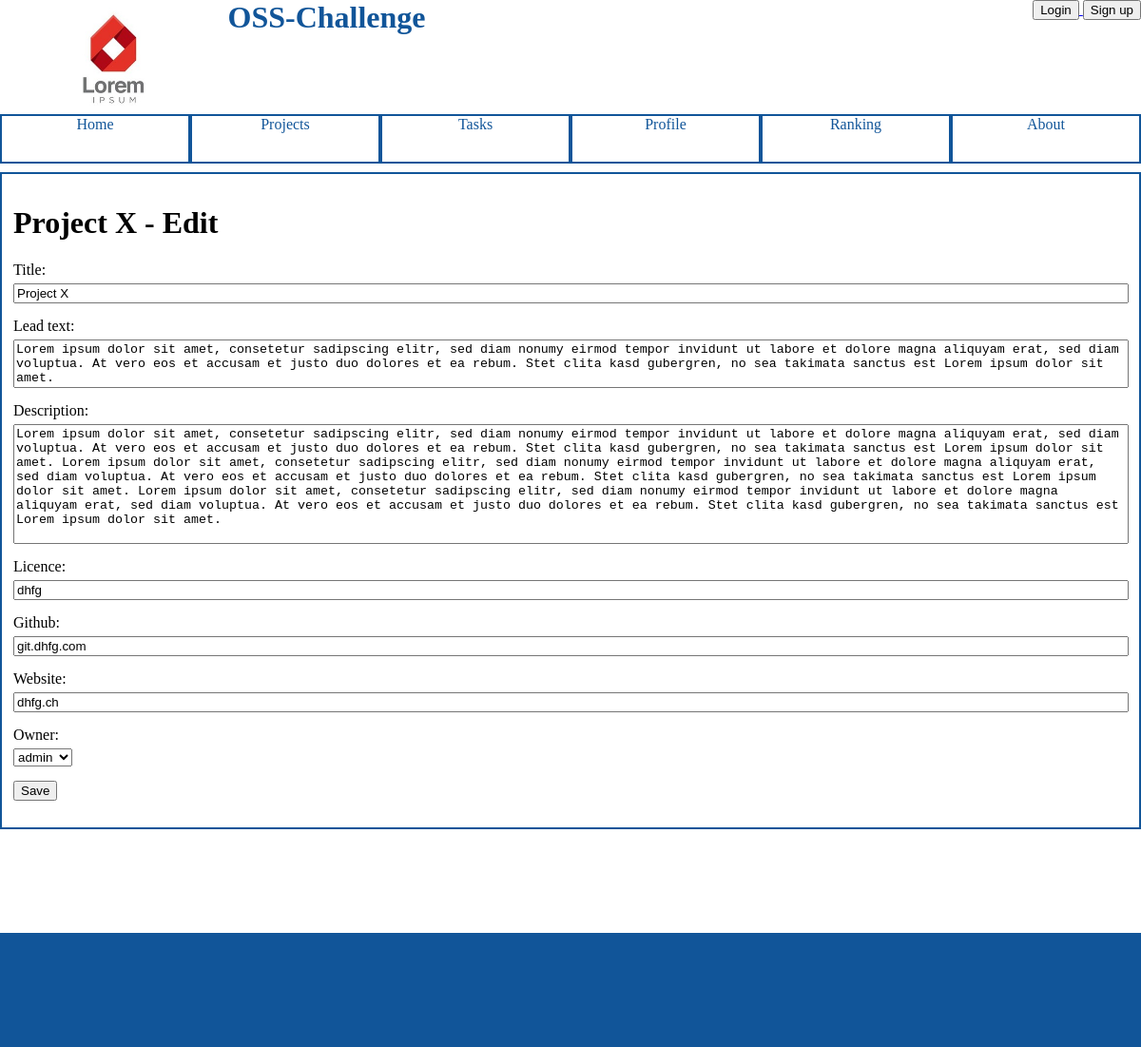
The page /projects/2/edit/ on the database as committed earlier.
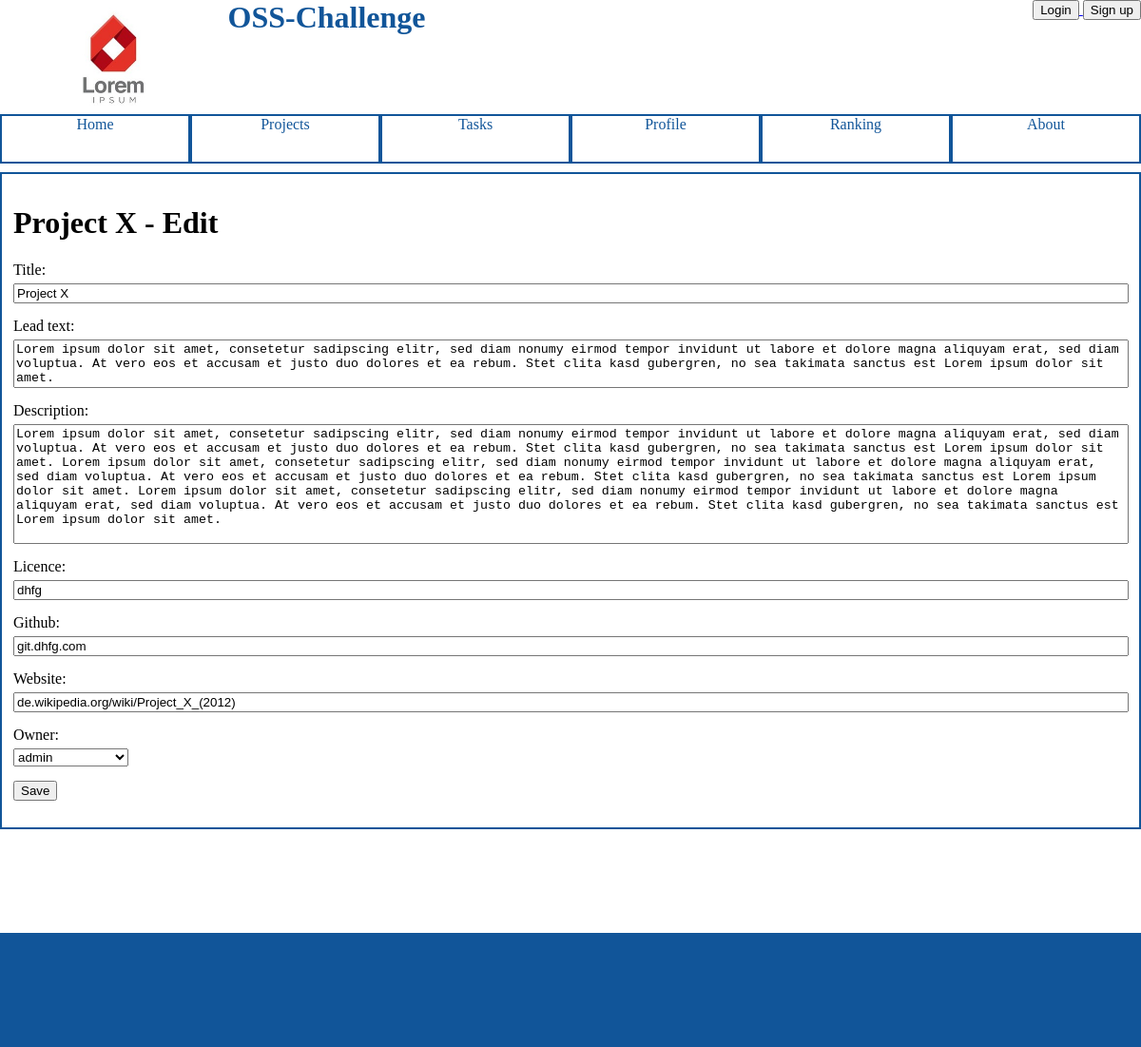
The same page on the database as committed later.
### osschallenge/models.py (models this page shows, shortened)
class Project(models.Model):
    title = models.CharField(max_length=50)
    lead_text = models.CharField(max_length=300)
    description = models.CharField(max_length=5000)
    licence = models.CharField(max_length=50)
    website = models.CharField(max_length=50)
    github = models.CharField(max_length=50)
    owner = models.ForeignKey(User, related_name = "project_owner")
    mentors = models.ManyToManyField(User, related_name = "project_mentors")

### osschallenge/views.py (the view)
def EditProjectView(request, pk):
    project = get_object_or_404(Project, pk=pk)
    if request.method == 'POST':
        form = ProjectForm(request.POST, instance=project)
        if form.is_valid():
            project = form.save()
            return redirect('project', pk=project.pk)
    else:
        form = ProjectForm(instance=project)
    return render(
        request,
        'osschallenge/editproject.html',
        {
            'form': form,
            'project': project,
        }
    )

### osschallenge/forms.py
class ProjectForm(ModelForm):
    class Meta:
        model = Project
        fields = [
            'title',
            'lead_text',
            'description',
            'licence',
            'github',
            'website',
            'owner'
        ]
        widgets = {
            'lead_text': Textarea(attrs={
                'cols': 100,
                'rows': 3,
            }),
            'description': Textarea(attrs={
                'cols': 100,
                'rows': 8,
            }),
        }

### osschallenge/templates/osschallenge/editproject.html (shortened to what this page needs)
{% extends 'osschallenge/index.html' %}
{% block content %}
    <div class="detail">
        <h1>{{ project.title }} - Edit</h1>
        <form action="" method="post" class="edit"/>
            {% for field in form %}
                <div>
                    {{ field.label_tag }}<br>
                    {{ field }}
                </div>
            {% endfor %}
            <input type="submit" value="Save"/>
    </div>
{% endblock content %}

Rows that differ between the two databases and show on the page:
changed Project "Project X": website "dhfg.ch" → "de.wikipedia.org/wiki/Project_X_(2012)"
